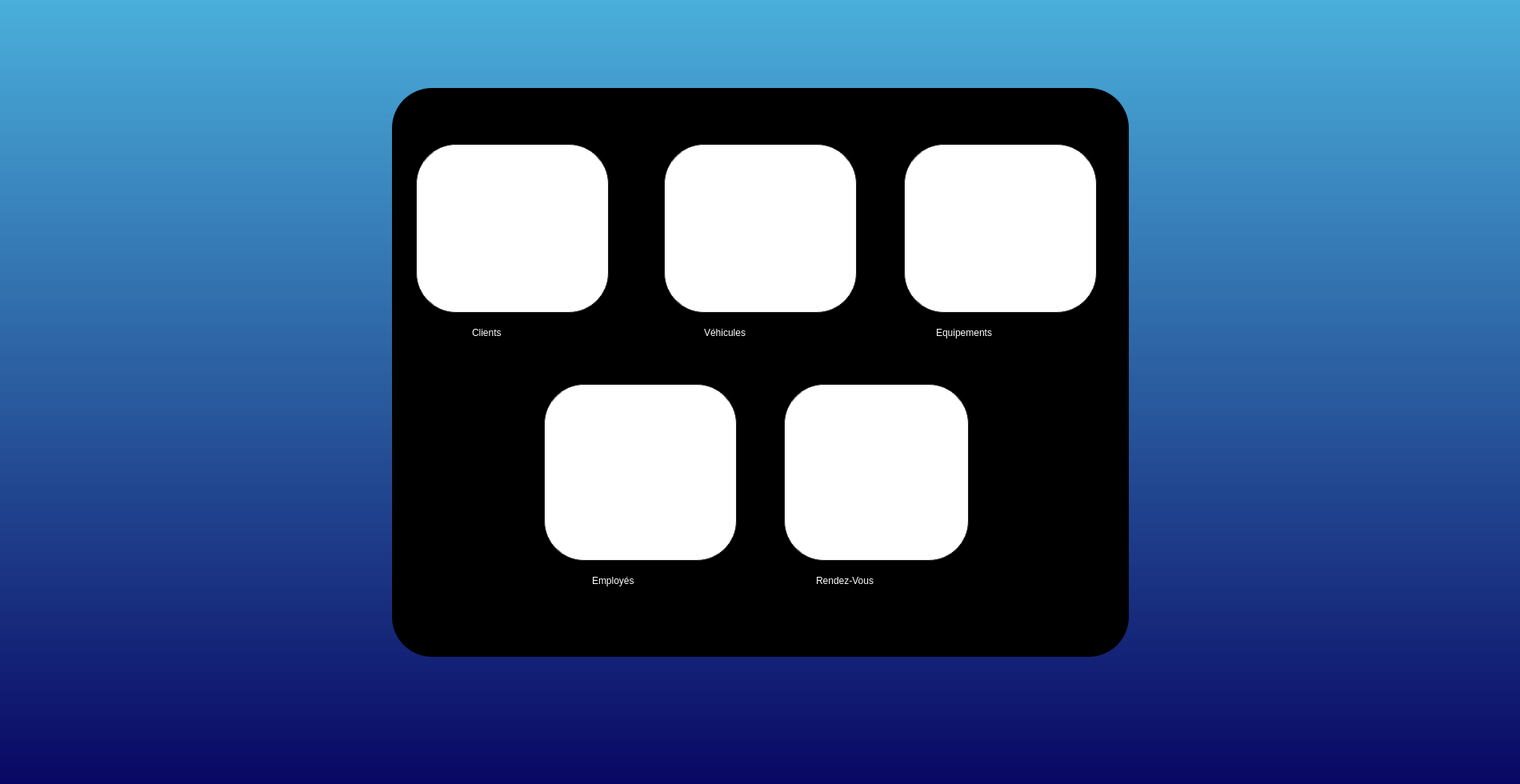
<?xml version="1.0" encoding="UTF-8"?>
<ui version="4.0">
 <class>menu</class>
 <widget class="QDialog" name="menu">
  <property name="geometry">
   <rect>
    <x>0</x>
    <y>0</y>
    <width>1900</width>
    <height>980</height>
   </rect>
  </property>
  <property name="windowTitle">
   <string>Dialog</string>
  </property>
  <property name="styleSheet">
   <string notr="true">QDialog{
/*background-color: QLinearGradient( x1: 0, y1: 0, x2: 0, y2: 1, stop: 0  #435cff, stop: 1 #00007f);*/
background-color:QLinearGradient( x1: 0, y1: 0, x2: 0, y2: 1, stop: 0 #4aafdb, stop: 1 #090763);
/*background-color:QLinearGradient( x1: 0, y1: 0, x2: 1, y2: 0, stop: 0#8a76f9 , stop: 1 #4bfceb);*/
}


QPushButton
{
    color: #b1b1b1;
background-color: #ffffff;
   /* background-color: QLinearGradient( x1: 0, y1: 0, x2: 0, y2: 1, stop: 0 #565656, stop: 0.1 #525252, stop: 0.5 #4e4e4e, stop: 0.9 #4a4a4a, stop: 1 #464646);*/

    border-width: 1px;
    border-color: #1e1e1e;
    border-style: solid;
    border-radius: 50px;
    padding: 3px;
    font-size: 12px;
    padding-left: 5px;
    padding-right: 5px;
}

QPushButton:pressed
{
 /*   background-color: QLinearGradient( x1: 0, y1: 0, x2: 0, y2: 1, stop: 0 #2d2d2d, stop: 0.1 #2b2b2b, stop: 0.5 #292929, stop: 0.9 #282828, stop: 1 #252525);*/
	background-color: rgb(179, 179, 179);
}
#menu #menu_2{
border: 2px solid black;
     /*background-color: #ffa02f;*/
	
	background-color: rgb(0, 0, 0);
     padding: 1px;
     border-radius: 50px;
     opacity: 100;

}
#menu QLabel{
	font: 16pt &quot;Segoe Print&quot;;

}</string>
  </property>
  <widget class="QLabel" name="menu_2">
   <property name="geometry">
    <rect>
     <x>490</x>
     <y>110</y>
     <width>921</width>
     <height>711</height>
    </rect>
   </property>
   <property name="text">
    <string/>
   </property>
  </widget>
  <widget class="QPushButton" name="pushButton_veh">
   <property name="geometry">
    <rect>
     <x>830</x>
     <y>180</y>
     <width>241</width>
     <height>211</height>
    </rect>
   </property>
   <property name="text">
    <string/>
   </property>
   <property name="icon">
    <iconset resource="style.qrc">
     <normaloff>:/new/prefix1/icons/vehi.png</normaloff>:/new/prefix1/icons/vehi.png</iconset>
   </property>
   <property name="iconSize">
    <size>
     <width>200</width>
     <height>200</height>
    </size>
   </property>
  </widget>
  <widget class="QPushButton" name="pushButton_rdv">
   <property name="geometry">
    <rect>
     <x>980</x>
     <y>480</y>
     <width>231</width>
     <height>221</height>
    </rect>
   </property>
   <property name="text">
    <string/>
   </property>
   <property name="icon">
    <iconset resource="style.qrc">
     <normaloff>:/new/prefix1/icons/rend.png</normaloff>:/new/prefix1/icons/rend.png</iconset>
   </property>
   <property name="iconSize">
    <size>
     <width>200</width>
     <height>200</height>
    </size>
   </property>
  </widget>
  <widget class="QLabel" name="label_2">
   <property name="geometry">
    <rect>
     <x>540</x>
     <y>410</y>
     <width>56</width>
     <height>16</height>
    </rect>
   </property>
   <property name="text">
    <string>TextLabel</string>
   </property>
  </widget>
  <widget class="QLabel" name="label_3">
   <property name="geometry">
    <rect>
     <x>590</x>
     <y>400</y>
     <width>111</width>
     <height>31</height>
    </rect>
   </property>
   <property name="styleSheet">
    <string notr="true">color: rgb(255, 255, 255);</string>
   </property>
   <property name="text">
    <string>Clients</string>
   </property>
  </widget>
  <widget class="QLabel" name="label_4">
   <property name="geometry">
    <rect>
     <x>880</x>
     <y>400</y>
     <width>141</width>
     <height>31</height>
    </rect>
   </property>
   <property name="styleSheet">
    <string notr="true">color: rgb(255, 255, 255);</string>
   </property>
   <property name="text">
    <string>Véhicules</string>
   </property>
  </widget>
  <widget class="QLabel" name="label_5">
   <property name="geometry">
    <rect>
     <x>1170</x>
     <y>400</y>
     <width>191</width>
     <height>31</height>
    </rect>
   </property>
   <property name="styleSheet">
    <string notr="true">color: rgb(255, 255, 255);</string>
   </property>
   <property name="text">
    <string>Equipements</string>
   </property>
  </widget>
  <widget class="QLabel" name="label_7">
   <property name="geometry">
    <rect>
     <x>1020</x>
     <y>710</y>
     <width>201</width>
     <height>31</height>
    </rect>
   </property>
   <property name="styleSheet">
    <string notr="true">color: rgb(255, 255, 255);</string>
   </property>
   <property name="text">
    <string>Rendez-Vous</string>
   </property>
  </widget>
  <widget class="QLabel" name="label_8">
   <property name="geometry">
    <rect>
     <x>740</x>
     <y>700</y>
     <width>201</width>
     <height>51</height>
    </rect>
   </property>
   <property name="styleSheet">
    <string notr="true">color: rgb(255, 255, 255);</string>
   </property>
   <property name="text">
    <string>Employés</string>
   </property>
  </widget>
  <widget class="QLabel" name="label">
   <property name="geometry">
    <rect>
     <x>0</x>
     <y>0</y>
     <width>1901</width>
     <height>981</height>
    </rect>
   </property>
   <property name="text">
    <string/>
   </property>
   <property name="pixmap">
    <pixmap resource="style.qrc">:/new/prefix1/icons/blue2.png</pixmap>
   </property>
  </widget>
  <widget class="QPushButton" name="pushButton_emp">
   <property name="geometry">
    <rect>
     <x>680</x>
     <y>480</y>
     <width>241</width>
     <height>221</height>
    </rect>
   </property>
   <property name="text">
    <string/>
   </property>
   <property name="icon">
    <iconset resource="style.qrc">
     <normaloff>:/new/prefix1/icons/emp.png</normaloff>:/new/prefix1/icons/emp.png</iconset>
   </property>
   <property name="iconSize">
    <size>
     <width>200</width>
     <height>200</height>
    </size>
   </property>
  </widget>
  <widget class="QPushButton" name="pushButton_cl">
   <property name="geometry">
    <rect>
     <x>520</x>
     <y>180</y>
     <width>241</width>
     <height>211</height>
    </rect>
   </property>
   <property name="text">
    <string/>
   </property>
   <property name="icon">
    <iconset resource="style.qrc">
     <normaloff>:/new/prefix1/icons/cli.png</normaloff>:/new/prefix1/icons/cli.png</iconset>
   </property>
   <property name="iconSize">
    <size>
     <width>200</width>
     <height>200</height>
    </size>
   </property>
  </widget>
  <widget class="QPushButton" name="pushButton_eq">
   <property name="geometry">
    <rect>
     <x>1130</x>
     <y>180</y>
     <width>241</width>
     <height>211</height>
    </rect>
   </property>
   <property name="text">
    <string/>
   </property>
   <property name="icon">
    <iconset resource="style.qrc">
     <normaloff>:/new/prefix1/icons/equi.png</normaloff>:/new/prefix1/icons/equi.png</iconset>
   </property>
   <property name="iconSize">
    <size>
     <width>200</width>
     <height>200</height>
    </size>
   </property>
  </widget>
  <zorder>label</zorder>
  <zorder>menu_2</zorder>
  <zorder>pushButton_veh</zorder>
  <zorder>pushButton_rdv</zorder>
  <zorder>label_2</zorder>
  <zorder>label_3</zorder>
  <zorder>label_4</zorder>
  <zorder>label_5</zorder>
  <zorder>label_7</zorder>
  <zorder>label_8</zorder>
  <zorder>pushButton_emp</zorder>
  <zorder>pushButton_cl</zorder>
  <zorder>pushButton_eq</zorder>
 </widget>
 <resources>
  <include location="style.qrc"/>
 </resources>
 <connections/>
</ui>
